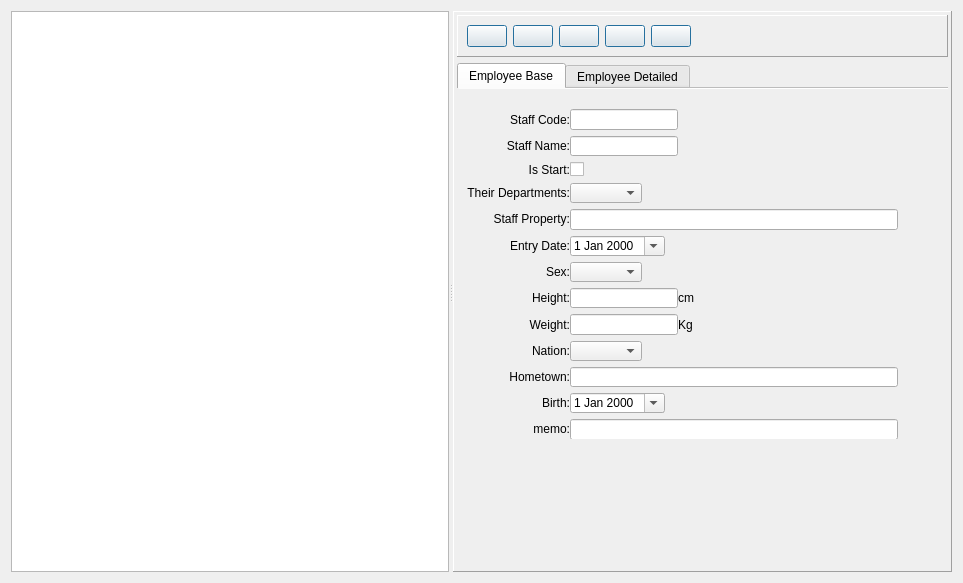
<?xml version="1.0" encoding="UTF-8"?>
<ui version="4.0">
 <class>EmployeeForm</class>
 <widget class="QWidget" name="EmployeeForm">
  <property name="geometry">
   <rect>
    <x>0</x>
    <y>0</y>
    <width>963</width>
    <height>583</height>
   </rect>
  </property>
  <property name="windowTitle">
   <string>Form</string>
  </property>
  <layout class="QVBoxLayout" name="verticalLayout">
   <item>
    <widget class="QSplitter" name="splitter">
     <property name="orientation">
      <enum>Qt::Horizontal</enum>
     </property>
     <widget class="QTreeView" name="treeView">
      <property name="sizePolicy">
       <sizepolicy hsizetype="Fixed" vsizetype="Expanding">
        <horstretch>0</horstretch>
        <verstretch>0</verstretch>
       </sizepolicy>
      </property>
      <property name="editTriggers">
       <set>QAbstractItemView::NoEditTriggers</set>
      </property>
      <property name="selectionMode">
       <enum>QAbstractItemView::SingleSelection</enum>
      </property>
      <attribute name="headerHighlightSections">
       <bool>false</bool>
      </attribute>
     </widget>
     <widget class="QFrame" name="frame">
      <property name="frameShape">
       <enum>QFrame::Panel</enum>
      </property>
      <property name="frameShadow">
       <enum>QFrame::Raised</enum>
      </property>
      <layout class="QGridLayout" name="gridLayout_3">
       <property name="margin">
        <number>3</number>
       </property>
       <item row="0" column="0">
        <widget class="QFrame" name="frame_2">
         <property name="sizePolicy">
          <sizepolicy hsizetype="Preferred" vsizetype="Fixed">
           <horstretch>0</horstretch>
           <verstretch>0</verstretch>
          </sizepolicy>
         </property>
         <property name="frameShape">
          <enum>QFrame::Panel</enum>
         </property>
         <property name="frameShadow">
          <enum>QFrame::Raised</enum>
         </property>
         <layout class="QGridLayout" name="gridLayout_2">
          <item row="0" column="0">
           <widget class="QPushButton" name="newButton">
            <property name="sizePolicy">
             <sizepolicy hsizetype="Fixed" vsizetype="Fixed">
              <horstretch>0</horstretch>
              <verstretch>0</verstretch>
             </sizepolicy>
            </property>
            <property name="toolTip">
             <string>New</string>
            </property>
            <property name="text">
             <string/>
            </property>
            <property name="icon">
             <iconset>
              <normaloff>:/image/Add.png</normaloff>:/image/Add.png</iconset>
            </property>
            <property name="iconSize">
             <size>
              <width>24</width>
              <height>24</height>
             </size>
            </property>
            <property name="autoRepeat">
             <bool>false</bool>
            </property>
            <property name="autoExclusive">
             <bool>false</bool>
            </property>
            <property name="default">
             <bool>true</bool>
            </property>
            <property name="flat">
             <bool>false</bool>
            </property>
           </widget>
          </item>
          <item row="0" column="5">
           <spacer name="horizontalSpacer">
            <property name="orientation">
             <enum>Qt::Horizontal</enum>
            </property>
            <property name="sizeHint" stdset="0">
             <size>
              <width>40</width>
              <height>20</height>
             </size>
            </property>
           </spacer>
          </item>
          <item row="0" column="3">
           <widget class="QPushButton" name="delButton">
            <property name="sizePolicy">
             <sizepolicy hsizetype="Fixed" vsizetype="Fixed">
              <horstretch>0</horstretch>
              <verstretch>0</verstretch>
             </sizepolicy>
            </property>
            <property name="toolTip">
             <string>Del</string>
            </property>
            <property name="text">
             <string/>
            </property>
            <property name="icon">
             <iconset>
              <normaloff>:/image/cross_48.png</normaloff>:/image/cross_48.png</iconset>
            </property>
            <property name="iconSize">
             <size>
              <width>24</width>
              <height>24</height>
             </size>
            </property>
            <property name="autoDefault">
             <bool>true</bool>
            </property>
            <property name="default">
             <bool>true</bool>
            </property>
            <property name="flat">
             <bool>false</bool>
            </property>
           </widget>
          </item>
          <item row="0" column="4">
           <widget class="QPushButton" name="cancelButton">
            <property name="sizePolicy">
             <sizepolicy hsizetype="Fixed" vsizetype="Fixed">
              <horstretch>0</horstretch>
              <verstretch>0</verstretch>
             </sizepolicy>
            </property>
            <property name="toolTip">
             <string>Exit</string>
            </property>
            <property name="text">
             <string/>
            </property>
            <property name="icon">
             <iconset>
              <normaloff>:/image/cancel.png</normaloff>:/image/cancel.png</iconset>
            </property>
            <property name="iconSize">
             <size>
              <width>24</width>
              <height>24</height>
             </size>
            </property>
            <property name="default">
             <bool>true</bool>
            </property>
            <property name="flat">
             <bool>false</bool>
            </property>
           </widget>
          </item>
          <item row="0" column="2">
           <widget class="QPushButton" name="saveButton">
            <property name="sizePolicy">
             <sizepolicy hsizetype="Fixed" vsizetype="Fixed">
              <horstretch>0</horstretch>
              <verstretch>0</verstretch>
             </sizepolicy>
            </property>
            <property name="toolTip">
             <string>Save</string>
            </property>
            <property name="text">
             <string/>
            </property>
            <property name="icon">
             <iconset>
              <normaloff>:/image/save.png</normaloff>:/image/save.png</iconset>
            </property>
            <property name="iconSize">
             <size>
              <width>24</width>
              <height>24</height>
             </size>
            </property>
            <property name="autoRepeat">
             <bool>false</bool>
            </property>
            <property name="autoExclusive">
             <bool>false</bool>
            </property>
            <property name="default">
             <bool>true</bool>
            </property>
            <property name="flat">
             <bool>false</bool>
            </property>
           </widget>
          </item>
          <item row="0" column="1">
           <widget class="QPushButton" name="editButton">
            <property name="toolTip">
             <string>Edit</string>
            </property>
            <property name="text">
             <string/>
            </property>
            <property name="icon">
             <iconset>
              <normaloff>:/image/edit.png</normaloff>:/image/edit.png</iconset>
            </property>
            <property name="iconSize">
             <size>
              <width>24</width>
              <height>24</height>
             </size>
            </property>
            <property name="autoDefault">
             <bool>true</bool>
            </property>
            <property name="default">
             <bool>true</bool>
            </property>
           </widget>
          </item>
         </layout>
        </widget>
       </item>
       <item row="1" column="0">
        <widget class="QTabWidget" name="tabWidget">
         <property name="tabPosition">
          <enum>QTabWidget::North</enum>
         </property>
         <property name="currentIndex">
          <number>0</number>
         </property>
         <property name="iconSize">
          <size>
           <width>24</width>
           <height>24</height>
          </size>
         </property>
         <property name="elideMode">
          <enum>Qt::ElideNone</enum>
         </property>
         <property name="documentMode">
          <bool>true</bool>
         </property>
         <widget class="QWidget" name="tab">
          <attribute name="icon">
           <iconset>
            <normaloff>:/image/table_green_48.png</normaloff>:/image/table_green_48.png</iconset>
          </attribute>
          <attribute name="title">
           <string>Employee Base</string>
          </attribute>
          <widget class="QWidget" name="gridLayoutWidget">
           <property name="geometry">
            <rect>
             <x>10</x>
             <y>20</y>
             <width>431</width>
             <height>330</height>
            </rect>
           </property>
           <layout class="QGridLayout" name="gridLayout">
            <property name="horizontalSpacing">
             <number>0</number>
            </property>
            <property name="verticalSpacing">
             <number>6</number>
            </property>
            <item row="7" column="2">
             <widget class="QLabel" name="label_2">
              <property name="sizePolicy">
               <sizepolicy hsizetype="Expanding" vsizetype="Preferred">
                <horstretch>0</horstretch>
                <verstretch>0</verstretch>
               </sizepolicy>
              </property>
              <property name="text">
               <string>cm</string>
              </property>
             </widget>
            </item>
            <item row="3" column="1">
             <widget class="QComboBox" name="depComboBox">
              <property name="sizePolicy">
               <sizepolicy hsizetype="Fixed" vsizetype="Fixed">
                <horstretch>0</horstretch>
                <verstretch>0</verstretch>
               </sizepolicy>
              </property>
             </widget>
            </item>
            <item row="9" column="1">
             <widget class="QComboBox" name="nationComBox">
              <property name="sizePolicy">
               <sizepolicy hsizetype="Fixed" vsizetype="Fixed">
                <horstretch>0</horstretch>
                <verstretch>0</verstretch>
               </sizepolicy>
              </property>
             </widget>
            </item>
            <item row="11" column="1">
             <widget class="QDateEdit" name="birthEdit">
              <property name="sizePolicy">
               <sizepolicy hsizetype="Fixed" vsizetype="Fixed">
                <horstretch>0</horstretch>
                <verstretch>0</verstretch>
               </sizepolicy>
              </property>
              <property name="calendarPopup">
               <bool>true</bool>
              </property>
             </widget>
            </item>
            <item row="12" column="1" colspan="2">
             <widget class="QLineEdit" name="memoEdit"/>
            </item>
            <item row="4" column="1" colspan="2">
             <widget class="QLineEdit" name="propertyEdit">
              <property name="sizePolicy">
               <sizepolicy hsizetype="Preferred" vsizetype="Fixed">
                <horstretch>0</horstretch>
                <verstretch>0</verstretch>
               </sizepolicy>
              </property>
             </widget>
            </item>
            <item row="8" column="2">
             <widget class="QLabel" name="label">
              <property name="sizePolicy">
               <sizepolicy hsizetype="Expanding" vsizetype="Preferred">
                <horstretch>0</horstretch>
                <verstretch>0</verstretch>
               </sizepolicy>
              </property>
              <property name="text">
               <string>Kg</string>
              </property>
             </widget>
            </item>
            <item row="0" column="1">
             <widget class="QLineEdit" name="codeEdit">
              <property name="sizePolicy">
               <sizepolicy hsizetype="Fixed" vsizetype="Fixed">
                <horstretch>0</horstretch>
                <verstretch>0</verstretch>
               </sizepolicy>
              </property>
             </widget>
            </item>
            <item row="10" column="1" colspan="2">
             <widget class="QLineEdit" name="homeEdit">
              <property name="sizePolicy">
               <sizepolicy hsizetype="Preferred" vsizetype="Fixed">
                <horstretch>0</horstretch>
                <verstretch>0</verstretch>
               </sizepolicy>
              </property>
             </widget>
            </item>
            <item row="0" column="0">
             <widget class="QLabel" name="codeLabel">
              <property name="text">
               <string>Staff Code:</string>
              </property>
              <property name="alignment">
               <set>Qt::AlignRight|Qt::AlignTrailing|Qt::AlignVCenter</set>
              </property>
             </widget>
            </item>
            <item row="1" column="0">
             <widget class="QLabel" name="nameLabel">
              <property name="sizePolicy">
               <sizepolicy hsizetype="Preferred" vsizetype="Fixed">
                <horstretch>0</horstretch>
                <verstretch>0</verstretch>
               </sizepolicy>
              </property>
              <property name="text">
               <string>Staff Name:</string>
              </property>
              <property name="alignment">
               <set>Qt::AlignRight|Qt::AlignTrailing|Qt::AlignVCenter</set>
              </property>
             </widget>
            </item>
            <item row="5" column="0">
             <widget class="QLabel" name="dateLabel">
              <property name="sizePolicy">
               <sizepolicy hsizetype="Preferred" vsizetype="Fixed">
                <horstretch>0</horstretch>
                <verstretch>0</verstretch>
               </sizepolicy>
              </property>
              <property name="text">
               <string>Entry Date:</string>
              </property>
              <property name="alignment">
               <set>Qt::AlignRight|Qt::AlignTrailing|Qt::AlignVCenter</set>
              </property>
             </widget>
            </item>
            <item row="1" column="1">
             <widget class="QLineEdit" name="nameEdit">
              <property name="sizePolicy">
               <sizepolicy hsizetype="Fixed" vsizetype="Fixed">
                <horstretch>0</horstretch>
                <verstretch>0</verstretch>
               </sizepolicy>
              </property>
             </widget>
            </item>
            <item row="7" column="0">
             <widget class="QLabel" name="heightLabel">
              <property name="text">
               <string>Height:</string>
              </property>
              <property name="alignment">
               <set>Qt::AlignRight|Qt::AlignTrailing|Qt::AlignVCenter</set>
              </property>
             </widget>
            </item>
            <item row="4" column="0">
             <widget class="QLabel" name="propertyLabel">
              <property name="sizePolicy">
               <sizepolicy hsizetype="Preferred" vsizetype="Fixed">
                <horstretch>0</horstretch>
                <verstretch>0</verstretch>
               </sizepolicy>
              </property>
              <property name="text">
               <string>Staff Property:</string>
              </property>
              <property name="alignment">
               <set>Qt::AlignRight|Qt::AlignTrailing|Qt::AlignVCenter</set>
              </property>
             </widget>
            </item>
            <item row="12" column="0">
             <widget class="QLabel" name="memoLabel">
              <property name="sizePolicy">
               <sizepolicy hsizetype="Preferred" vsizetype="Fixed">
                <horstretch>0</horstretch>
                <verstretch>0</verstretch>
               </sizepolicy>
              </property>
              <property name="text">
               <string>memo:</string>
              </property>
              <property name="alignment">
               <set>Qt::AlignRight|Qt::AlignTrailing|Qt::AlignVCenter</set>
              </property>
             </widget>
            </item>
            <item row="3" column="0">
             <widget class="QLabel" name="TheirLabel">
              <property name="sizePolicy">
               <sizepolicy hsizetype="Preferred" vsizetype="Fixed">
                <horstretch>0</horstretch>
                <verstretch>0</verstretch>
               </sizepolicy>
              </property>
              <property name="text">
               <string>Their Departments:</string>
              </property>
              <property name="alignment">
               <set>Qt::AlignRight|Qt::AlignTrailing|Qt::AlignVCenter</set>
              </property>
             </widget>
            </item>
            <item row="10" column="0">
             <widget class="QLabel" name="hometownLabel">
              <property name="text">
               <string>Hometown:</string>
              </property>
              <property name="alignment">
               <set>Qt::AlignRight|Qt::AlignTrailing|Qt::AlignVCenter</set>
              </property>
             </widget>
            </item>
            <item row="6" column="1">
             <widget class="QComboBox" name="sexComBox">
              <property name="sizePolicy">
               <sizepolicy hsizetype="Fixed" vsizetype="Fixed">
                <horstretch>0</horstretch>
                <verstretch>0</verstretch>
               </sizepolicy>
              </property>
              <property name="insertPolicy">
               <enum>QComboBox::InsertAtBottom</enum>
              </property>
             </widget>
            </item>
            <item row="11" column="0">
             <widget class="QLabel" name="birthLabel">
              <property name="text">
               <string>Birth:</string>
              </property>
              <property name="alignment">
               <set>Qt::AlignRight|Qt::AlignTrailing|Qt::AlignVCenter</set>
              </property>
             </widget>
            </item>
            <item row="8" column="1">
             <widget class="QLineEdit" name="weightEdit">
              <property name="sizePolicy">
               <sizepolicy hsizetype="Fixed" vsizetype="Fixed">
                <horstretch>0</horstretch>
                <verstretch>0</verstretch>
               </sizepolicy>
              </property>
             </widget>
            </item>
            <item row="8" column="0">
             <widget class="QLabel" name="weihtLabel">
              <property name="text">
               <string>Weight:</string>
              </property>
              <property name="alignment">
               <set>Qt::AlignRight|Qt::AlignTrailing|Qt::AlignVCenter</set>
              </property>
             </widget>
            </item>
            <item row="7" column="1">
             <widget class="QLineEdit" name="heightEdit">
              <property name="sizePolicy">
               <sizepolicy hsizetype="Fixed" vsizetype="Fixed">
                <horstretch>0</horstretch>
                <verstretch>0</verstretch>
               </sizepolicy>
              </property>
             </widget>
            </item>
            <item row="5" column="1">
             <widget class="QDateEdit" name="dateEdit">
              <property name="sizePolicy">
               <sizepolicy hsizetype="Fixed" vsizetype="Fixed">
                <horstretch>0</horstretch>
                <verstretch>0</verstretch>
               </sizepolicy>
              </property>
              <property name="calendarPopup">
               <bool>true</bool>
              </property>
             </widget>
            </item>
            <item row="6" column="0">
             <widget class="QLabel" name="sexLabel">
              <property name="text">
               <string>Sex:</string>
              </property>
              <property name="alignment">
               <set>Qt::AlignRight|Qt::AlignTrailing|Qt::AlignVCenter</set>
              </property>
             </widget>
            </item>
            <item row="9" column="0">
             <widget class="QLabel" name="nationLabel">
              <property name="text">
               <string>Nation:</string>
              </property>
              <property name="alignment">
               <set>Qt::AlignRight|Qt::AlignTrailing|Qt::AlignVCenter</set>
              </property>
             </widget>
            </item>
            <item row="2" column="0">
             <widget class="QLabel" name="label_3">
              <property name="text">
               <string>Is Start:</string>
              </property>
              <property name="alignment">
               <set>Qt::AlignRight|Qt::AlignTrailing|Qt::AlignVCenter</set>
              </property>
             </widget>
            </item>
            <item row="2" column="1">
             <widget class="QCheckBox" name="statusCheckBox">
              <property name="text">
               <string/>
              </property>
             </widget>
            </item>
           </layout>
          </widget>
         </widget>
         <widget class="QWidget" name="tab_2">
          <attribute name="icon">
           <iconset>
            <normaloff>:/image/tabs_48.png</normaloff>:/image/tabs_48.png</iconset>
          </attribute>
          <attribute name="title">
           <string>Employee Detailed</string>
          </attribute>
          <widget class="QWidget" name="gridLayoutWidget_2">
           <property name="geometry">
            <rect>
             <x>10</x>
             <y>20</y>
             <width>431</width>
             <height>391</height>
            </rect>
           </property>
           <layout class="QGridLayout" name="gridLayout_4">
            <item row="9" column="1">
             <widget class="QLineEdit" name="guarantorEdit">
              <property name="sizePolicy">
               <sizepolicy hsizetype="Fixed" vsizetype="Fixed">
                <horstretch>0</horstretch>
                <verstretch>0</verstretch>
               </sizepolicy>
              </property>
             </widget>
            </item>
            <item row="8" column="0">
             <widget class="QLabel" name="telLabel">
              <property name="text">
               <string>Tel:</string>
              </property>
              <property name="alignment">
               <set>Qt::AlignRight|Qt::AlignTrailing|Qt::AlignVCenter</set>
              </property>
             </widget>
            </item>
            <item row="10" column="0">
             <widget class="QLabel" name="guarantorTelLabel">
              <property name="text">
               <string>Guarantor Tel:</string>
              </property>
              <property name="alignment">
               <set>Qt::AlignRight|Qt::AlignTrailing|Qt::AlignVCenter</set>
              </property>
             </widget>
            </item>
            <item row="7" column="1">
             <widget class="QLineEdit" name="rAddrEdit"/>
            </item>
            <item row="11" column="0">
             <widget class="QLabel" name="guarantorAddrLabel">
              <property name="text">
               <string>Guarantor Addr:</string>
              </property>
              <property name="alignment">
               <set>Qt::AlignRight|Qt::AlignTrailing|Qt::AlignVCenter</set>
              </property>
             </widget>
            </item>
            <item row="12" column="1">
             <widget class="QLineEdit" name="guarantorNumberEdit"/>
            </item>
            <item row="11" column="1">
             <widget class="QLineEdit" name="guarantorAddrEdit"/>
            </item>
            <item row="2" column="0">
             <widget class="QLabel" name="shcoolLabel">
              <property name="text">
               <string>Graduation Shcool:</string>
              </property>
              <property name="alignment">
               <set>Qt::AlignRight|Qt::AlignTrailing|Qt::AlignVCenter</set>
              </property>
             </widget>
            </item>
            <item row="3" column="1">
             <widget class="QLineEdit" name="phoneEdit">
              <property name="sizePolicy">
               <sizepolicy hsizetype="Fixed" vsizetype="Fixed">
                <horstretch>0</horstretch>
                <verstretch>0</verstretch>
               </sizepolicy>
              </property>
             </widget>
            </item>
            <item row="10" column="1">
             <widget class="QLineEdit" name="guarantorTelEdit">
              <property name="sizePolicy">
               <sizepolicy hsizetype="Fixed" vsizetype="Fixed">
                <horstretch>0</horstretch>
                <verstretch>0</verstretch>
               </sizepolicy>
              </property>
             </widget>
            </item>
            <item row="5" column="1">
             <widget class="QLineEdit" name="addrEdit"/>
            </item>
            <item row="0" column="1">
             <widget class="QLineEdit" name="eduEdit"/>
            </item>
            <item row="12" column="0">
             <widget class="QLabel" name="guarantorNumberLabel">
              <property name="text">
               <string>Guarantor Number:</string>
              </property>
              <property name="alignment">
               <set>Qt::AlignRight|Qt::AlignTrailing|Qt::AlignVCenter</set>
              </property>
             </widget>
            </item>
            <item row="2" column="1">
             <widget class="QLineEdit" name="shcoolEdit"/>
            </item>
            <item row="1" column="0">
             <widget class="QLabel" name="graduationDateLabel">
              <property name="text">
               <string>Graduation Date:</string>
              </property>
              <property name="alignment">
               <set>Qt::AlignRight|Qt::AlignTrailing|Qt::AlignVCenter</set>
              </property>
             </widget>
            </item>
            <item row="4" column="1">
             <widget class="QLineEdit" name="cNumberEdit"/>
            </item>
            <item row="3" column="0">
             <widget class="QLabel" name="phoneLabel">
              <property name="text">
               <string>Phone:</string>
              </property>
              <property name="alignment">
               <set>Qt::AlignRight|Qt::AlignTrailing|Qt::AlignVCenter</set>
              </property>
             </widget>
            </item>
            <item row="8" column="1">
             <widget class="QLineEdit" name="telEdit">
              <property name="sizePolicy">
               <sizepolicy hsizetype="Fixed" vsizetype="Fixed">
                <horstretch>0</horstretch>
                <verstretch>0</verstretch>
               </sizepolicy>
              </property>
             </widget>
            </item>
            <item row="7" column="0">
             <widget class="QLabel" name="rAddrLabel">
              <property name="text">
               <string>Residence Addr:</string>
              </property>
              <property name="alignment">
               <set>Qt::AlignRight|Qt::AlignTrailing|Qt::AlignVCenter</set>
              </property>
             </widget>
            </item>
            <item row="6" column="1">
             <widget class="QLineEdit" name="zipEdit">
              <property name="sizePolicy">
               <sizepolicy hsizetype="Fixed" vsizetype="Fixed">
                <horstretch>0</horstretch>
                <verstretch>0</verstretch>
               </sizepolicy>
              </property>
             </widget>
            </item>
            <item row="0" column="0">
             <widget class="QLabel" name="educationalLabel">
              <property name="text">
               <string>Educational:</string>
              </property>
              <property name="alignment">
               <set>Qt::AlignRight|Qt::AlignTrailing|Qt::AlignVCenter</set>
              </property>
             </widget>
            </item>
            <item row="6" column="0">
             <widget class="QLabel" name="zipLabel">
              <property name="text">
               <string>Zip Code:</string>
              </property>
              <property name="alignment">
               <set>Qt::AlignRight|Qt::AlignTrailing|Qt::AlignVCenter</set>
              </property>
             </widget>
            </item>
            <item row="13" column="0">
             <widget class="QLabel" name="guarantorRelationLabel">
              <property name="text">
               <string>Guarantor Relation:</string>
              </property>
              <property name="alignment">
               <set>Qt::AlignRight|Qt::AlignTrailing|Qt::AlignVCenter</set>
              </property>
             </widget>
            </item>
            <item row="9" column="0">
             <widget class="QLabel" name="guarantorLabel">
              <property name="text">
               <string>Guarantor:</string>
              </property>
              <property name="alignment">
               <set>Qt::AlignRight|Qt::AlignTrailing|Qt::AlignVCenter</set>
              </property>
             </widget>
            </item>
            <item row="5" column="0">
             <widget class="QLabel" name="addrLabel">
              <property name="text">
               <string>Address:</string>
              </property>
              <property name="alignment">
               <set>Qt::AlignRight|Qt::AlignTrailing|Qt::AlignVCenter</set>
              </property>
             </widget>
            </item>
            <item row="4" column="0">
             <widget class="QLabel" name="numberLabel">
              <property name="text">
               <string>Card Number:</string>
              </property>
              <property name="alignment">
               <set>Qt::AlignRight|Qt::AlignTrailing|Qt::AlignVCenter</set>
              </property>
             </widget>
            </item>
            <item row="1" column="1">
             <widget class="QDateEdit" name="graduaDateEdit">
              <property name="sizePolicy">
               <sizepolicy hsizetype="Fixed" vsizetype="Fixed">
                <horstretch>0</horstretch>
                <verstretch>0</verstretch>
               </sizepolicy>
              </property>
              <property name="calendarPopup">
               <bool>true</bool>
              </property>
             </widget>
            </item>
            <item row="13" column="1">
             <widget class="QComboBox" name="relationComboBox">
              <property name="sizePolicy">
               <sizepolicy hsizetype="Fixed" vsizetype="Fixed">
                <horstretch>0</horstretch>
                <verstretch>0</verstretch>
               </sizepolicy>
              </property>
             </widget>
            </item>
           </layout>
          </widget>
         </widget>
        </widget>
       </item>
      </layout>
     </widget>
    </widget>
   </item>
  </layout>
 </widget>
 <tabstops>
  <tabstop>nameEdit</tabstop>
  <tabstop>propertyEdit</tabstop>
  <tabstop>dateEdit</tabstop>
  <tabstop>sexComBox</tabstop>
  <tabstop>heightEdit</tabstop>
  <tabstop>weightEdit</tabstop>
  <tabstop>nationComBox</tabstop>
  <tabstop>homeEdit</tabstop>
  <tabstop>birthEdit</tabstop>
  <tabstop>memoEdit</tabstop>
  <tabstop>eduEdit</tabstop>
  <tabstop>graduaDateEdit</tabstop>
  <tabstop>shcoolEdit</tabstop>
  <tabstop>phoneEdit</tabstop>
  <tabstop>cNumberEdit</tabstop>
  <tabstop>addrEdit</tabstop>
  <tabstop>zipEdit</tabstop>
  <tabstop>rAddrEdit</tabstop>
  <tabstop>telEdit</tabstop>
  <tabstop>guarantorEdit</tabstop>
  <tabstop>guarantorTelEdit</tabstop>
  <tabstop>guarantorAddrEdit</tabstop>
  <tabstop>guarantorNumberEdit</tabstop>
  <tabstop>treeView</tabstop>
  <tabstop>saveButton</tabstop>
  <tabstop>tabWidget</tabstop>
  <tabstop>newButton</tabstop>
  <tabstop>editButton</tabstop>
  <tabstop>delButton</tabstop>
  <tabstop>cancelButton</tabstop>
 </tabstops>
 <resources/>
 <connections/>
</ui>
